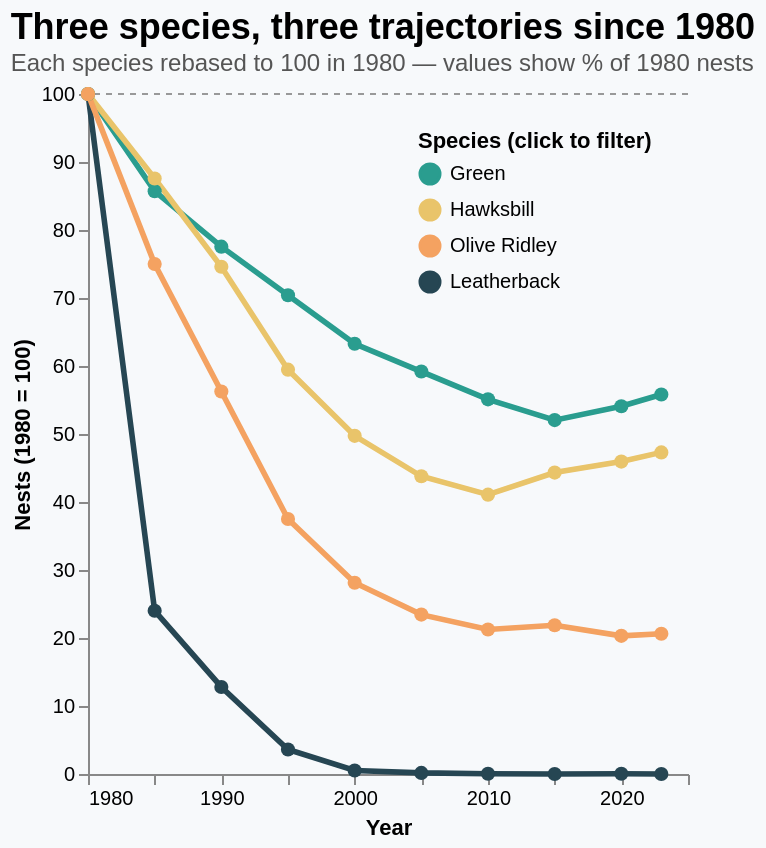

Express this chart as Vega-Lite.
### Vega-Lite specification from a JSON file in a GitHub repository (floating-point values rounded to 4 significant figures)
{"$schema": "https://vega.github.io/schema/vega-lite/v5.json", "title": {"text": "Three species, three trajectories since 1980", "subtitle": "Each species rebased to 100 in 1980 — values show % of 1980 nests", "fontSize": 18, "subtitleFontSize": 12, "anchor": "start", "subtitleColor": "#555"}, "width": "container", "height": 340, "background": "#f7f9fb", "config": {"view": {"stroke": null}, "axis": {"grid": false}}, "data": {"values": [{"year": 1980, "species": "Leatherback", "nests": 2500}, {"year": 1985, "species": "Leatherback", "nests": 600}, {"year": 1990, "species": "Leatherback", "nests": 320}, {"year": 1995, "species": "Leatherback", "nests": 90}, {"year": 2000, "species": "Leatherback", "nests": 13}, {"year": 2005, "species": "Leatherback", "nests": 4}, {"year": 2010, "species": "Leatherback", "nests": 1}, {"year": 2015, "species": "Leatherback", "nests": 0}, {"year": 2020, "species": "Leatherback", "nests": 1}, {"year": 2023, "species": "Leatherback", "nests": 0}, {"year": 1980, "species": "Green", "nests": 9800}, {"year": 1985, "species": "Green", "nests": 8400}, {"year": 1990, "species": "Green", "nests": 7600}, {"year": 1995, "species": "Green", "nests": 6900}, {"year": 2000, "species": "Green", "nests": 6200}, {"year": 2005, "species": "Green", "nests": 5800}, {"year": 2010, "species": "Green", "nests": 5400}, {"year": 2015, "species": "Green", "nests": 5100}, {"year": 2020, "species": "Green", "nests": 5300}, {"year": 2023, "species": "Green", "nests": 5470}, {"year": 1980, "species": "Hawksbill", "nests": 1850}, {"year": 1985, "species": "Hawksbill", "nests": 1620}, {"year": 1990, "species": "Hawksbill", "nests": 1380}, {"year": 1995, "species": "Hawksbill", "nests": 1100}, {"year": 2000, "species": "Hawksbill", "nests": 920}, {"year": 2005, "species": "Hawksbill", "nests": 810}, {"year": 2010, "species": "Hawksbill", "nests": 760}, {"year": 2015, "species": "Hawksbill", "nests": 820}, {"year": 2020, "species": "Hawksbill", "nests": 850}, {"year": 2023, "species": "Hawksbill", "nests": 875}, {"year": 1980, "species": "Olive Ridley", "nests": 320}, {"year": 1985, "species": "Olive Ridley", "nests": 240}, {"year": 1990, "species": "Olive Ridley", "nests": 180}, {"year": 1995, "species": "Olive Ridley", "nests": 120}, {"year": 2000, "species": "Olive Ridley", "nests": 90}, {"year": 2005, "species": "Olive Ridley", "nests": 75}, {"year": 2010, "species": "Olive Ridley", "nests": 68}, {"year": 2015, "species": "Olive Ridley", "nests": 70}, {"year": 2020, "species": "Olive Ridley", "nests": 65}, {"year": 2023, "species": "Olive Ridley", "nests": 66}]}, "transform": [{"calculate": "datum.species == 'Green' ? 9800 : datum.species == 'Hawksbill' ? 1850 : datum.species == 'Olive Ridley' ? 320 : 2500", "as": "base_1980"}, {"calculate": "datum.nests / datum.base_1980 * 100", "as": "index"}], "layer": [{"mark": {"type": "rule", "color": "#999", "strokeDash": [3, 3]}, "encoding": {"y": {"datum": 100}}}, {"params": [{"name": "species_select", "select": {"type": "point", "fields": ["species"]}, "bind": "legend"}], "mark": {"type": "line", "strokeWidth": 2.8, "point": {"size": 50, "filled": true}}, "encoding": {"x": {"field": "year", "type": "quantitative", "axis": {"title": "Year", "format": "d"}}, "y": {"field": "index", "type": "quantitative", "axis": {"title": "Nests (1980 = 100)"}}, "color": {"field": "species", "type": "nominal", "scale": {"domain": ["Green", "Hawksbill", "Olive Ridley", "Leatherback"], "range": ["#2a9d8f", "#e9c46a", "#f4a261", "#264653"]}, "legend": {"title": "Species (click to filter)", "orient": "top-right"}}, "opacity": {"condition": {"param": "species_select", "value": 1}, "value": 0.15}, "tooltip": [{"field": "year", "title": "Year"}, {"field": "species", "title": "Species"}, {"field": "nests", "title": "Nests", "format": ","}, {"field": "index", "title": "Index (1980=100)", "format": ".1f"}]}}]}
